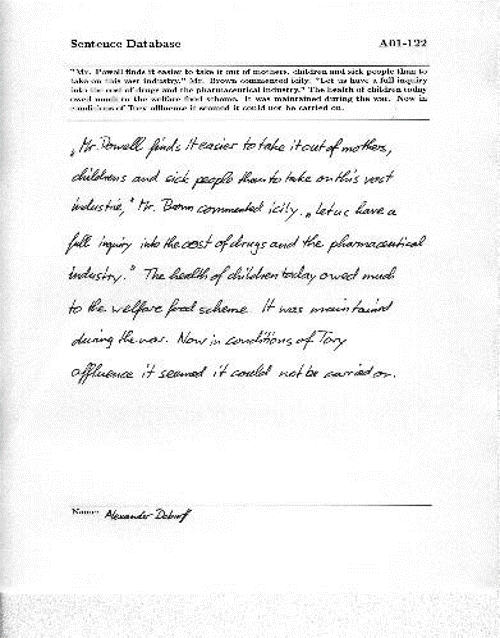
#> input picture images/dataset1.png, 500 x 638 px, given in place of 007-0.png, which was not available
$ python ExtractFeature.py   (Python 2 division)   (older library calls are emulated)
#> lines starting #> are read from the running program, lines starting #| are printed output that depends on the picture; after the words box and inside, x2 and y2 are one past the last pixel; in counts of white or black regions, pixels touching at a corner belong together; long printed decimals are rounded; pictures that were not available may be replaced by others from this repository, and a replacement may not be noted
#> in main, image is the input picture: shape (638, 500, 3); mean B, G, R 242.7, 242.7, 242.7
# This script is only used for testing on individual images.
# For actual extraction, we use extract.py, called by feature_routine.py
#
#

import cv2
import numpy as np
import math
# from matplotlib import pyplot as plt
import seaborn as sns
import matplotlib.pyplot as plt
import warnings
warnings.simplefilter('ignore')

# please don't worry about these two variables now
ANCHOR_POINT = 6000
MIDZONE_THRESHOLD = 15000

# Features are defined here as global variables
BASELINE_ANGLE = 0.0
TOP_MARGIN = 0.0
LETTER_SIZE = 0.0
LINE_SPACING = 0.0
WORD_SPACING = 0.0
PEN_PRESSURE = 0.0
SLANT_ANGLE = 0.0

''' function for bilateral filtering '''


def bilateralFilter(image, d):
#> called with d = 3
    image = cv2.bilateralFilter(image, d, 50, 50)
    return image


''' function for median filtering '''


def medianFilter(image, d):
    image = cv2.medianBlur(image, d)
    return image


''' function for INVERTED binary threshold '''


def threshold(image, t):
#> called with t = 120
    image = cv2.cvtColor(image, cv2.COLOR_BGR2GRAY)
#> image: shape (638, 500)
    ret, image = cv2.threshold(image, t, 255, cv2.THRESH_BINARY_INV)
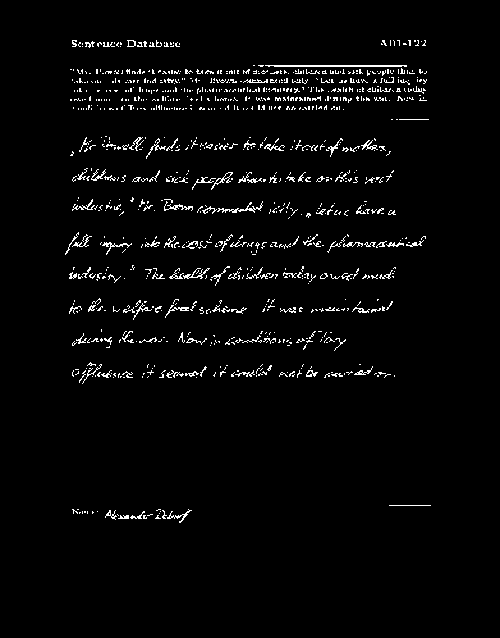
#> image: shape (638, 500); 2.9% white in thin lines or dots, all inside (x1, y1, x2, y2) = (65, 40, 431, 523)
#> ret = 120
    return image


''' function for dilation of objects in the image '''


def dilate(image, kernalSize):
#> called with kernalSize = (5, 100)
    kernel = np.ones(kernalSize, np.uint8)
    image = cv2.dilate(image, kernel, iterations=1)
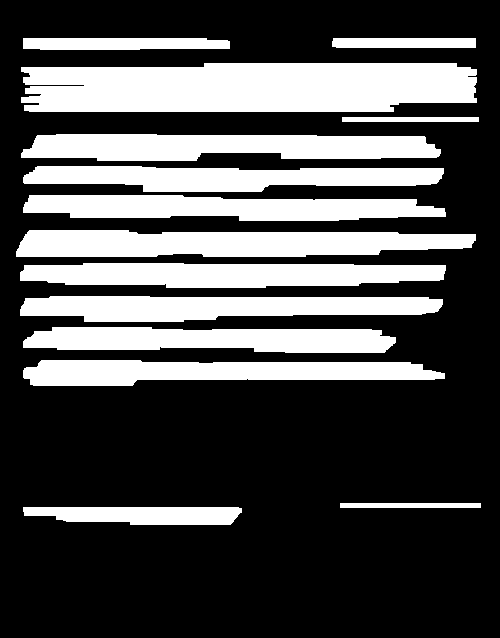
#> image: shape (638, 500); 30.8% white; 14 white regions
    return image


''' function for erosion of objects in the image '''


# [4 lines left out: function erode, not called in this run]


''' function for finding countours and straightening them horizontally. Straightened lines will give better result with horizontal projections. '''


def straighten(image):

    global BASELINE_ANGLE

    angle = 0.0
    angle_sum = 0.0
    countour_count = 0

    # these four variables are not being used, please ignore
    positive_angle_sum = 0.0  # downward
    negative_angle_sum = 0.0  # upward
    positive_count = 0
    negative_count = 0

    # apply bilateral filter
    filtered = bilateralFilter(image, 3)
    cv2.imshow('filtered', filtered)

    # convert to grayscale and binarize the image by INVERTED binary thresholding
    thresh = threshold(filtered, 120)
    cv2.imshow('thresh', thresh)

    # dilate the handwritten lines in image with a suitable kernel for contour operation
    dilated = dilate(thresh, (5, 100))
    cv2.imshow('dilated', dilated)

    im2, ctrs, hier = cv2.findContours(
        dilated.copy(), cv2.RETR_EXTERNAL, cv2.CHAIN_APPROX_SIMPLE)
#> ctrs = 14 contours; largest, box (x1, y1, x2, y2) and area: (21, 63, 477, 112) 19858, (16, 230, 476, 257) 9891, (21, 134, 441, 161) 8852, (20, 263, 446, 288) 8386, (20, 296, 443, 322) 8124

    for i, ctr in enumerate(ctrs):
        x, y, w, h = cv2.boundingRect(ctr)

        # We can be sure the contour is not a line if height > width or height is < 20 pixels. Here 20 is arbitrary.
        if h > w or h < 20:
            continue

        # We extract the region of interest/contour to be straightened.
        roi = image[y:y+h, x:x+w]
        # rows, cols = ctr.shape[:2]

        # If the length of the line is less than half the document width, especially for the last line,
        # ignore because it may yeild inacurate baseline angle which subsequently affects proceeding features.
        if w < image.shape[1]/2:
            roi = 255
            image[y:y+h, x:x+w] = roi
            continue

        # minAreaRect is necessary for straightening
        rect = cv2.minAreaRect(ctr)
        center = rect[0]
        angle = rect[2]
        # print "original: "+str(i)+" "+str(angle)
        # I actually gave a thought to this but hard to remember anyway!
        if angle < -45.0:
            angle += 90.0
        # print "+90 "+str(i)+" "+str(angle)

        rot = cv2.getRotationMatrix2D(((x+w)/2, (y+h)/2), angle, 1)
        # extract = cv2.warpAffine(roi, rot, (w,h), borderMode=cv2.BORDER_TRANSPARENT)
        extract = cv2.warpAffine(
            roi, rot, (w, h), borderMode=cv2.BORDER_CONSTANT, borderValue=(255, 255, 255))
        # cv2.imshow('warpAffine:'+str(i),extract)

        # image is overwritten with the straightened contour
        image[y:y+h, x:x+w] = extract
        '''
		# Please Ignore. This is to draw visual representation of the contour rotation.
		box = cv2.boxPoints(rect)
		box = np.int0(box)
		cv2.drawContours(display,[box],0,(0,0,255),1)
		cv2.rectangle(display,(x,y),( x + w, y + h ),(0,255,0),1)
		'''
        print angle
        angle_sum += angle
        countour_count += 1
#> this loop made 14 passes
#> (x, y, w, h, rect, angle, rot, angle_sum) on passes 3 to 8: (23, 360, 422, 26, ((233.5, 372.5), (25, 421), -90), 0, [[1, 0, 0], [0, 1, 0]], 0), (23, 327, 373, 26, ((209, 339.4), (23.78, 372), -89.48), 0.521, [[1, 0.00909, -1.59], [-0.00909, 1, 1.81]], 0.521), (20, 296, 423, 26, ((231, 308.5), (25, 422), -90), 0, [[1, 0, 0], [0, 1, 0]], 0.521), (20, 263, 426, 25, ((232.5, 275), (24, 425), -90), 0, [[1, 0, 0], [0, 1, 0]], 0.521), (16, 230, 460, 27, ((245.5, 243), (26, 459), -90), 0, [[1, 0, 0], [0, 1, 0]], 0.521), (23, 195, 423, 26, ((234.1, 207.9), (24.02, 422.1), -89.02), 0.979, [[1, 0.0171, -1.85], [-0.0171, 1, 3.83]], 1.5)
#> (x, y, w, h) on passes 1, 13, 14: (23, 507, 219, 18), (332, 38, 144, 10), (23, 38, 207, 12)
#| 0.0
#| 0.5209
#| 0.0
#| 0.0
#| 0.0
#| 0.9793
#| 0.3794
#| 0.0
#> (further printed lines are left out)
#> pass 3, in straighten, `roi = image[y:y+h, x:x+w]`:
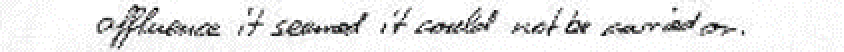
#> roi: shape (26, 422, 3) (shown 2 times larger); mean B, G, R 233.8, 233.8, 233.8
#> after the loop:
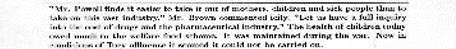
#> roi: shape (49, 456, 3); mean B, G, R 216.7, 216.7, 216.6
#> after the loop, angle_sum = 1.88; countour_count = 9
    '''
		# sum of all the angles of downward baseline
		if(angle>0.0):
			positive_angle_sum += angle
			positive_count += 1
		# sum of all the angles of upward baseline
		else:
			negative_angle_sum += angle
			negative_count += 1

	if(positive_count == 0): positive_count = 1
	if(negative_count == 0): negative_count = 1
	average_positive_angle = positive_angle_sum / positive_count
	average_negative_angle = negative_angle_sum / negative_count
	print "average_positive_angle: "+str(average_positive_angle)
	print "average_negative_angle: "+str(average_negative_angle)

	if(abs(average_positive_angle) > abs(average_negative_angle)):
		average_angle = average_positive_angle
	else:
		average_angle = average_negative_angle

	print "average_angle: "+str(average_angle)
	'''
    # cv2.imshow('countours', display)

    # mean angle of the contours (not lines) is found
    mean_angle = angle_sum / countour_count
#> mean_angle = 0.209
    BASELINE_ANGLE = mean_angle
#> BASELINE_ANGLE = 0.209
    print "Average baseline angle: "+str(mean_angle)
#| Average baseline angle: 0.2088
    return image


''' function to calculate horizontal projection of the image pixel rows and return it '''


# [8 lines left out: function horizontalProjection, not called in this run]


''' function to calculate vertical projection of the image pixel columns and return it '''


# [8 lines left out: function verticalProjection, not called in this run]


''' function to extract lines of handwritten text from the image using horizontal projection '''


# [227 lines left out: function extractLines, not called in this run]


''' function to extract words from the lines using vertical projection '''


# [99 lines left out: function extractWords, not called in this run]


''' function to determine the average slant of the handwriting '''


# [201 lines left out: function extractSlant, not called in this run]


''' function to extract average pen pressure of the handwriting '''


# [39 lines left out: function barometer, not called in this run]


''' main '''


def main():
    # read image from disk
    image = cv2.imread('images/007-0.png')
    cv2.imshow('image', image)

    # Extract pen pressure. It's such a cool function name!
    # barometer(image)

    # apply contour operation to straighten the contours which may be a single line or composed of multiple lines
    # the returned image is straightened version of the original image without filtration and binarization
    straightened = straighten(image)
    cv2.imshow('straightened', straightened)

    # [17 lines of commented-out code are left out]

    cv2.waitKey(0)
    return


main()
